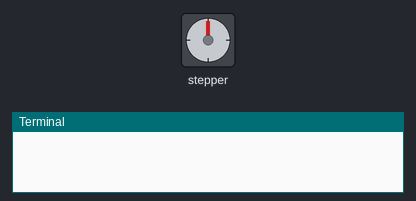
Bench run of a program on a simulated Raspberry Pi (BCM pin numbers). On the bench: stepper motor, the last lines printed to the terminal. The clock reads 2024-03-15 10:24:30 at power-on unless the program sets it; the camera gives no picture and a still takes 0.5 s.

Above: at 0.05 s.
At 2.85 s:
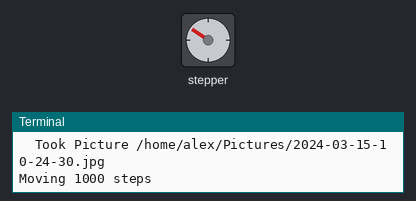
At 5.65 s:
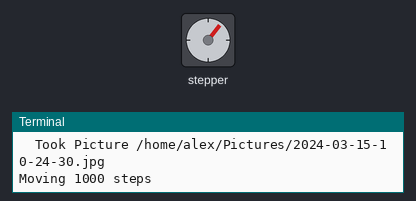
At 11.3 s:
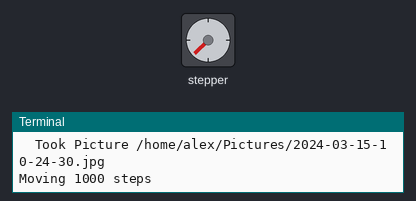
Timing chart, 0 to 14.7 s (numbered marks = the images above):
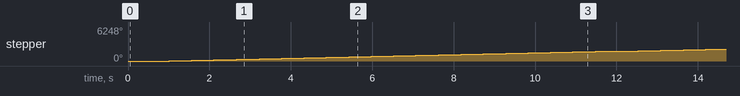

Measured:
- by itself, stepper: turns 1800° clockwise in 10.8 s, repeating every 11.3 s

The program:

image.py
```python
#import settings for rig
import config
from datetime import datetime
from time import sleep
#set up stepper motor
from Adafruit_MotorHAT import Adafruit_MotorHAT, Adafruit_StepperMotor
mh = Adafruit_MotorHAT()
stepper = mh.getStepper(200, 1)
stepper.setSpeed(100)
#set up camera
from picamera import PiCamera
camera = PiCamera()
#warm camera up
camera.start_preview()
sleep(0.5)
camera.stop_preview()

for picture in range(0, config.NUMBER):
	print "Taking Picture %d" % (picture)
	d = datetime.now()
	camera.capture("%s%04d-%02d-%02d-%02d-%02d-%02d.jpg" % (config.LOCATION, d.year, d.month, d.day, d.hour, d.minute, d.second))
	print "\tTook Picture %s%04d-%02d-%02d-%02d-%02d-%02d.jpg" %(config.LOCATION, d.year, d.month, d.day, d.hour, d.minute, d.second)
	if picture >= config.NUMBER - 1:
		break
	print "Moving %d steps" % (config.STEPS)
	if config.STEPS > 0:
		stepper.step(abs(config.STEPS), Adafruit_MotorHAT.FORWARD,  Adafruit_MotorHAT.DOUBLE)
	elif config.STEPS < 0:
		stepper.step(abs(config.STEPS), Adafruit_MotorHAT.BACKWARD, Adafruit_MotorHAT.DOUBLE)
print "Returning to \"Zero\""
rsteps = -config.STEPS * (config.NUMBER - 1)
print "\tMoving %d steps" % (rsteps)
if rsteps > 0:
	stepper.step(abs(rsteps), Adafruit_MotorHAT.FORWARD,  Adafruit_MotorHAT.DOUBLE)
elif rsteps < 0:
	stepper.step(abs(rsteps), Adafruit_MotorHAT.BACKWARD, Adafruit_MotorHAT.DOUBLE)
stepper.step(1, Adafruit_MotorHAT.FORWARD, Adafruit_MotorHAT.SINGLE)
stepper.step(1, Adafruit_MotorHAT.BACKWARD, Adafruit_MotorHAT.SINGLE)
```

config.py
```python
LOCATION = "/home/alex/Pictures/"
#number of images to take in each panorama
NUMBER = 5
#number of steps to rotate after each image
STEPS = 1000

#position of each image for processing
POS = [
	#[x,y],
	[0,0],
	[0,0],
	[0,0],
	[0,0],
	[0,0]
]
#size of final panorama [x,y]
FINAL_SIZE = [100,100]
```
